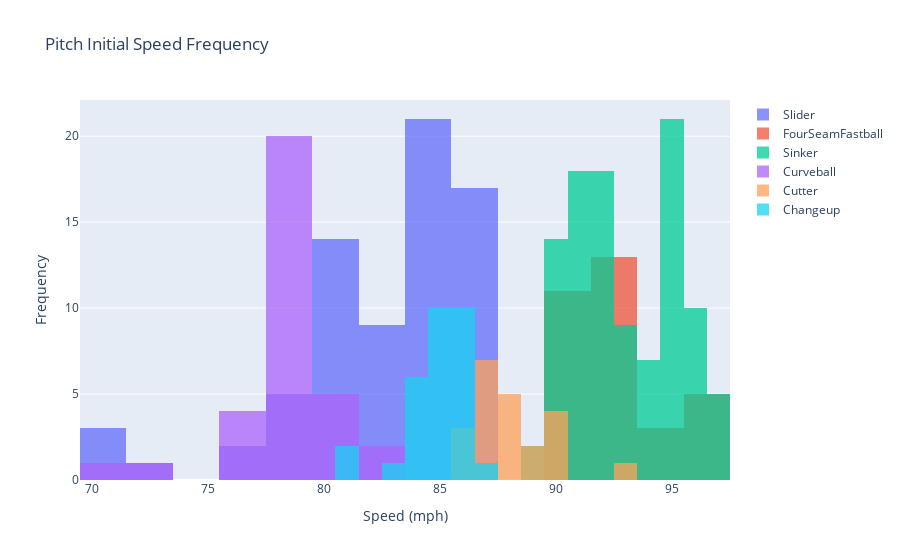

The notebook cell this image was saved under:
### Code cell
# Overlay
fig = go.Figure()
for i in range(len(pitch_type_types)):
    fig.add_trace(go.Histogram(x=pitch_speed[i], name=pitch_type_types[i]))

# Overlay both histograms
fig.update_layout(barmode='overlay', title_text='Pitch Initial Speed Frequency')
fig.update_xaxes(title_text="Speed (mph)")
fig.update_yaxes(title_text="Frequency")

# Reduce opacity to see both histograms
fig.update_traces(opacity=0.75)
fig.show()

# fig.write_image("Pitch Initial Speed Frequency Histogram.png", engine='kaleido')

### Figure 1 — Plotly figure (JSON) as saved in the notebook; plotly's stock layout.template omitted (floating-point values rounded to 4 significant figures)
{"data": [{"name": "Slider", "opacity": 0.75, "type": "histogram", "x": [84, 80, 80, 81, 83, 85, 80, 81, 86, 79, 78, 83, 71, 85, 86, 86, 82, 85, 80, 85, 86, 71, 80, 86, 79, 84, 86, 80, 84, 84, 85, 83, 86, 85, 84, 76, 80, 80, 84, 85, 73, 87, 85, 70, 83, 87, 86, 79, 84, 86, 83, 84, 82, 86, 81, 80, 84, 84, 86, 81, 79, 84, 76, 86, 82, 84, 86, 86, 86, 83, 85, 81]}, {"name": "FourSeamFastball", "opacity": 0.75, "type": "histogram", "x": [93, 93, 92, 90, 93, 95, 90, 96, 93, 93, 93, 91, 93, 97, 92, 90, 97, 92, 96, 91, 93, 91, 90, 91, 93, 94, 92, 96, 91, 90, 94, 91]}, {"name": "Sinker", "opacity": 0.75, "type": "histogram", "x": [94, 93, 90, 93, 93, 92, 97, 90, 97, 90, 96, 95, 93, 95, 95, 91, 90, 94, 96, 91, 94, 96, 92, 95, 95, 92, 89, 95, 91, 95, 95, 91, 91, 90, 96, 94, 97, 91, 92, 96, 95, 91, 90, 96, 89, 93, 91, 95, 95, 94, 90, 91, 92, 90, 93, 95, 93, 93, 91, 95, 95, 97, 96, 93, 95, 95, 96, 91, 92, 92, 95, 92, 96, 90, 92, 92, 92, 94, 95, 92, 95, 90, 94, 92, 92, 95, 91, 91, 91, 92, 96, 91, 91, 92, 92, 90, 91, 97, 95, 90, 90, 90, 91, 92]}, {"name": "Curveball", "opacity": 0.75, "type": "histogram", "x": [78, 79, 79, 79, 78, 78, 78, 78, 71, 78, 78, 78, 79, 79, 77, 77, 82, 78, 78, 77, 81, 78, 80, 81, 78, 83, 80, 78, 78, 78, 72, 77, 81]}, {"name": "Cutter", "opacity": 0.75, "type": "histogram", "x": [88, 87, 90, 88, 87, 87, 90, 87, 90, 86, 87, 87, 90, 87, 93, 88, 89, 86, 89, 86, 88, 88]}, {"name": "Changeup", "opacity": 0.75, "type": "histogram", "x": [86, 86, 84, 84, 86, 83, 85, 84, 85, 86, 85, 86, 81, 85, 85, 84, 86, 85, 85, 87, 86, 85, 85, 85, 86, 84, 86, 81, 86, 84]}], "layout": {"barmode": "overlay", "title": {"text": "Pitch Initial Speed Frequency"}, "xaxis": {"title": {"text": "Speed (mph)"}}, "yaxis": {"title": {"text": "Frequency"}}}}
